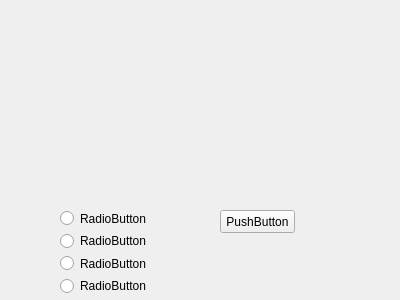
<?xml version="1.0" encoding="UTF-8"?>
<ui version="4.0">
 <class>Form</class>
 <widget class="QWidget" name="Form">
  <property name="geometry">
   <rect>
    <x>0</x>
    <y>0</y>
    <width>400</width>
    <height>300</height>
   </rect>
  </property>
  <property name="windowTitle">
   <string>Form</string>
  </property>
  <widget class="QWidget" name="verticalLayoutWidget">
   <property name="geometry">
    <rect>
     <x>60</x>
     <y>210</y>
     <width>101</width>
     <height>84</height>
    </rect>
   </property>
   <layout class="QVBoxLayout" name="verticalLayout">
    <item>
     <widget class="QRadioButton" name="radioButton_1">
      <property name="text">
       <string>RadioButton</string>
      </property>
     </widget>
    </item>
    <item>
     <widget class="QRadioButton" name="radioButton_2">
      <property name="text">
       <string>RadioButton</string>
      </property>
     </widget>
    </item>
    <item>
     <widget class="QRadioButton" name="radioButton_3">
      <property name="text">
       <string>RadioButton</string>
      </property>
     </widget>
    </item>
    <item>
     <widget class="QRadioButton" name="radioButton_4">
      <property name="text">
       <string>RadioButton</string>
      </property>
     </widget>
    </item>
   </layout>
  </widget>
  <widget class="QPushButton" name="pushButton">
   <property name="geometry">
    <rect>
     <x>220</x>
     <y>210</y>
     <width>75</width>
     <height>23</height>
    </rect>
   </property>
   <property name="text">
    <string>PushButton</string>
   </property>
  </widget>
 </widget>
 <resources/>
 <connections>
  <connection>
   <sender>radioButton_1</sender>
   <signal>clicked(bool)</signal>
   <receiver>Form</receiver>
   <slot>radio_click()</slot>
   <hints>
    <hint type="sourcelabel">
     <x>148</x>
     <y>217</y>
    </hint>
    <hint type="destinationlabel">
     <x>205</x>
     <y>219</y>
    </hint>
   </hints>
  </connection>
  <connection>
   <sender>radioButton_2</sender>
   <signal>clicked(bool)</signal>
   <receiver>Form</receiver>
   <slot>radio_click()</slot>
   <hints>
    <hint type="sourcelabel">
     <x>146</x>
     <y>243</y>
    </hint>
    <hint type="destinationlabel">
     <x>213</x>
     <y>249</y>
    </hint>
   </hints>
  </connection>
  <connection>
   <sender>radioButton_3</sender>
   <signal>clicked(bool)</signal>
   <receiver>Form</receiver>
   <slot>radio_click()</slot>
   <hints>
    <hint type="sourcelabel">
     <x>149</x>
     <y>263</y>
    </hint>
    <hint type="destinationlabel">
     <x>274</x>
     <y>267</y>
    </hint>
   </hints>
  </connection>
  <connection>
   <sender>radioButton_4</sender>
   <signal>clicked(bool)</signal>
   <receiver>Form</receiver>
   <slot>radio_click()</slot>
   <hints>
    <hint type="sourcelabel">
     <x>152</x>
     <y>285</y>
    </hint>
    <hint type="destinationlabel">
     <x>229</x>
     <y>285</y>
    </hint>
   </hints>
  </connection>
  <connection>
   <sender>pushButton</sender>
   <signal>clicked()</signal>
   <receiver>Form</receiver>
   <slot>clear_state()</slot>
   <hints>
    <hint type="sourcelabel">
     <x>291</x>
     <y>224</y>
    </hint>
    <hint type="destinationlabel">
     <x>342</x>
     <y>217</y>
    </hint>
   </hints>
  </connection>
 </connections>
 <slots>
  <slot>radio_click()</slot>
  <slot>clear_state()</slot>
 </slots>
</ui>
